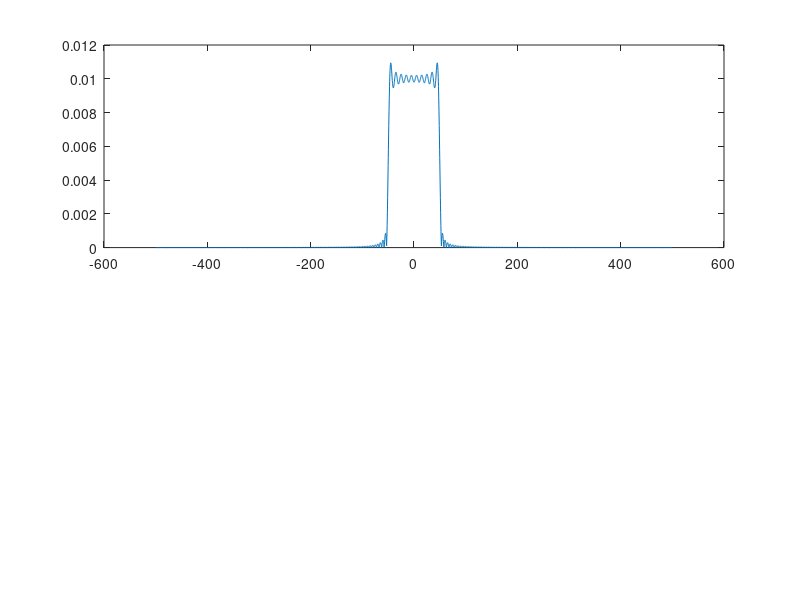

MATLAB code for this plot: (Note: this script raises an error after producing the figure.)
clear;
t0=0.1; fc=250; kf=100; fs=1000;
t=-t0:0.001:t0;

f_min=0.3;
n=2^(max(nextpow2(length(t)),nextpow2(1000/0.3)));
f_act=fs/n;
f=(0:f_act:f_act*(n-1))-fs/2;

m=sinc(100*t);
c=cos(2*pi*fc*t);
M_f=fft(m,n)/fs;

m_DSB=m.*t;
M_DSB=fft(m_DSB,n)/fs;
subplot(211);
plot(f,fftshift(abs(M_f)));
axis([-60 60 0 1 0.1]);
xlabel('Frequency');
title('Message signal in frequency domain');
subplot(212);
plot(f,fftshift(abs(M_DSB)));
axis([-60 60 0 1 0.6]);
xlabel('Frequency');
title('Modulated signal in frequency domain');